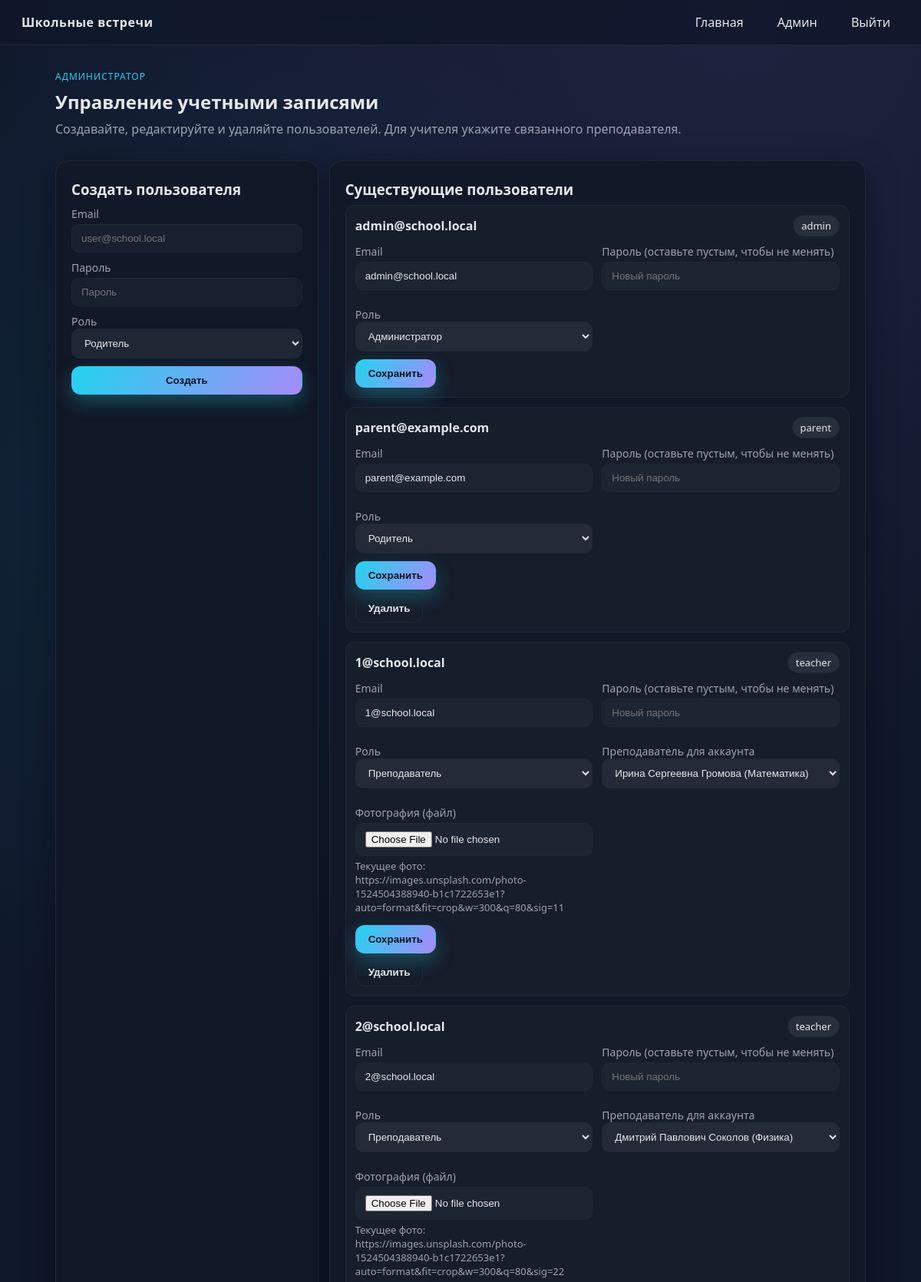
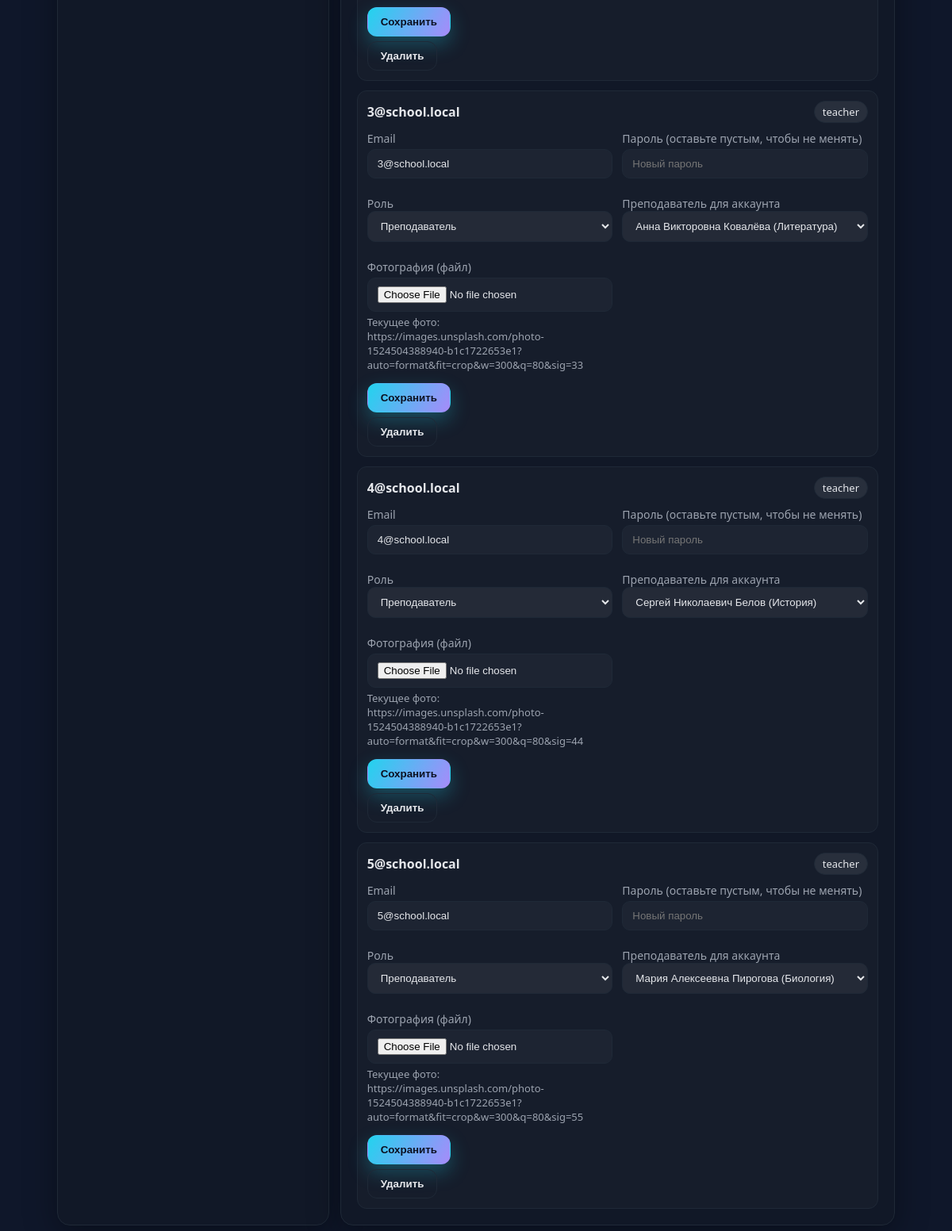
The page /admin/users (signed in) on the database its author committed (2 pictures, top to bottom).
### app.py (models this page shows, shortened)
class User(db.Model):
    id = db.Column(db.Integer, primary_key=True)
    email = db.Column(db.String(120), unique=True, nullable=False)
    password_hash = db.Column(db.String(255), nullable=False)
    role = db.Column(db.String(20), nullable=False)
    teacher_id = db.Column(db.Integer, db.ForeignKey("teacher.id"))
    teacher = db.relationship("Teacher")

class Teacher(db.Model):
    id = db.Column(db.Integer, primary_key=True)
    full_name = db.Column(db.String(120), nullable=False)
    subject = db.Column(db.String(80), nullable=False)
    room = db.Column(db.String(10), nullable=False)
    photo_url = db.Column(db.String(255), nullable=True)

### app.py (the view, shortened to what this page needs)
@app.route("/admin/users", methods=["GET", "POST"])
@login_required(role="admin")
def admin_users():
    teachers = Teacher.query.all()
    users = User.query.order_by(User.role, User.email).all()
    return render_template("admin_users.html", users=users, teachers=teachers)

### app.py (called while the page is built)
@app.before_request
def ensure_db():
    if not hasattr(app, "_db_inited"):
        setup()
        app._db_inited = True

def login_required(role=None):
    def decorator(fn):
        @wraps(fn)
        def wrapper(*args, **kwargs):
            user_id = session.get("user_id")
            if not user_id:
                flash("Пожалуйста, войдите в аккаунт.", "error")
                return redirect(url_for("login"))
            user = User.query.get(user_id)
            if not user:
                session.clear()
                flash("Сессия устарела. Войдите снова.", "error")
                return redirect(url_for("login"))
            allowed = {role} if isinstance(role, str) else set(role) if role else None
            if allowed and user.role not in allowed:
                flash("Недостаточно прав для доступа.", "error")
                return redirect(url_for("index"))
            return fn(*args, **kwargs)
        return wrapper
    return decorator

@app.context_processor
def inject_user():
    user_id = session.get("user_id")
    user = User.query.get(user_id) if user_id else None
    return {"current_user": user}

### templates/admin_users.html (shortened to what this page needs)
{% extends "base.html" %}
{% block content %}
<section class="section-header">
    <div>
        <p class="eyebrow">Администратор</p>
        <h2>Управление учетными записями</h2>
        <p class="lead">Создавайте, редактируйте и удаляйте пользователей. Для учителя укажите связанного преподавателя.</p>
    </div>
</section>
<div class="grid">
    <div class="card">
        <h3>Создать пользователя</h3>
        <form method="post" enctype="multipart/form-data">
            <label>Email
                <input type="email" name="email" required placeholder="user@school.local">
            </label>
            <label>Пароль
                <input type="text" name="password" required placeholder="Пароль">
            </label>
            <label>Роль
                <select name="role" id="create-role" onchange="toggleTeacherSelect(this, 'create-teacher')" required>
                    <option value="parent">Родитель</option>
                </select>
            </label>
            <button class="btn primary full" type="submit" style="margin-top: 10px;">Создать</button>
        </form>
    </div>
    <div class="card" style="grid-column: span 2;">
        <h3>Существующие пользователи</h3>
        <div class="slots">
            {% for user in users %}
                <div class="slot">
                        <div class="slot-header">
                            <strong>{{ user.email }}</strong>
                            <span class="pill">{{ user.role }}</span>
                        </div>
                        <form class="slot-form" method="post" enctype="multipart/form-data" action="{{ url_for('admin_update_user', user_id=user.id) }}">
                            <div class="form-grid">
                                <label>Email
                                    <input type="email" name="email" value="{{ user.email }}" required>
                                </label>
                                <label>Пароль (оставьте пустым, чтобы не менять)
                                    <input type="text" name="password" placeholder="Новый пароль">
                                </label>
                                <label>Роль
                                    <select name="role" onchange="toggleTeacherSelect(this, 'teacher-{{ user.id }}')" required>
                                        <option value="parent" {% if user.role == 'parent' %}selected{% endif %}>Родитель</option>
                                        <option value="teacher" {% if user.role == 'teacher' %}selected{% endif %}>Преподаватель</option>
                                        <option value="admin" {% if user.role == 'admin' %}selected{% endif %}>Администратор</option>
                                    </select>
                                </label>
                                <label id="teacher-{{ user.id }}" class="{% if user.role != 'teacher' %}hidden{% endif %}">Преподаватель для аккаунта
                                    <select name="teacher_id">
                                        {% for teacher in teachers %}
                                            <option value="{{ teacher.id }}" {% if user.teacher_id == teacher.id %}selected{% endif %}>{{ teacher.full_name }} ({{ teacher.subject }})</option>
                                        {% endfor %}
                                    </select>
                                </label>
                                <label id="photo-{{ user.id }}" class="{% if user.role != 'teacher' %}hidden{% endif %}">Фотография (файл)
                                    <input type="file" name="photo_file" accept="image/*">
                                    {% if user.teacher_id %}
                                        {% set existing_teacher = (teachers | selectattr('id','equalto',user.teacher_id) | list | first) %}
                                        {% if existing_teacher and existing_teacher.photo_url %}
                                            <p class="muted small">Текущее фото: {{ existing_teacher.photo_url }}</p>
                                        {% endif %}
                                    {% endif %}
                                </label>
                            </div>
                            <div style="margin-top: 10px; display: flex; gap: 8px; align-items: center; flex-wrap: wrap;">
                                <button class="btn primary" type="submit">Сохранить</button>
                            </div>
                        </form>
                    {% if user.email != 'admin@school.local' %}
                        <form method="post" action="{{ url_for('admin_delete_user', user_id=user.id) }}" onsubmit="return confirm('Удалить пользователя?')" style="margin-top: 6px;">
                            <button class="btn ghost" type="submit">Удалить</button>
                        </form>
                    {% endif %}
                </div>
            {% endfor %}
        </div>
    </div>
</div>
{% endblock %}

### templates/base.html (shortened to what this page needs)
<!DOCTYPE html>
<html lang="ru">
<head>
    <link rel="stylesheet" href="{{ url_for('static', filename='style.css') }}">
</head>
<body>
    <header class="site-header">
        <div class="logo">Школьные встречи</div>
        <nav>
            <a href="{{ url_for('index') }}">Главная</a>
            {% if current_user %}
                {% if current_user.role == 'parent' %}
                    <a href="{{ url_for('parent') }}">Запись</a>
                {% elif current_user.role == 'teacher' %}
                    <a href="{{ url_for('teacher_dashboard') }}">Мои записи</a>
                {% elif current_user.role == 'admin' %}
                    <a href="{{ url_for('admin_users') }}">Админ</a>
                {% endif %}
                <a href="{{ url_for('logout') }}">Выйти</a>
            {% else %}
                <a href="{{ url_for('login') }}">Войти</a>
            {% endif %}
        </nav>
    </header>
    <main class="content">
        {% block content %}{% endblock %}
    </main>
</body>
</html>

### static/style.css (style rules this page uses)
:root { --bg: #0f172a; --card: #111827; --muted: #9ca3af; --text: #e5e7eb; --accent: #22d3ee; --accent-2: #a78bfa; --border: #1f2937; --danger: #f87171; --success: #34d399; --shadow: 0 10px 40px rgba(0, 0, 0, 0.35); font-family: "Segoe UI", system-ui, -apple-system, sans-serif; }
* { box-sizing: border-box; }
body { margin: 0; background: radial-gradient(circle at 20% 20%, rgba(34, 211, 238, 0.08), transparent 25%), radial-gradient(circle at 80% 0%, rgba(167, 139, 250, 0.1), transparent 30%), var(--bg); color: var(--text); min-height: 100vh; }
a { color: var(--accent); text-decoration: none; }
.site-header { display: flex; justify-content: space-between; align-items: center; padding: 18px 28px; position: sticky; top: 0; backdrop-filter: blur(10px); background: rgba(15, 23, 42, 0.8); border-bottom: 1px solid var(--border); z-index: 10; }
.logo { font-weight: 700; letter-spacing: 0.5px; }
nav a { margin-left: 16px; padding: 8px 12px; border-radius: 10px; color: var(--text); transition: background 0.2s ease, color 0.2s ease; }
.content { max-width: 1100px; margin: 0 auto; padding: 32px 22px 60px; }
.card { background: var(--card); border: 1px solid var(--border); border-radius: 16px; padding: 20px; box-shadow: var(--shadow); }
.section-header { display: flex; justify-content: space-between; align-items: flex-start; gap: 12px; margin-bottom: 18px; }
.eyebrow { color: var(--accent); text-transform: uppercase; letter-spacing: 1px; font-size: 12px; margin: 0 0 8px 0; }
h1, h2, h3 { margin: 4px 0 8px 0; }
.lead { color: var(--muted); margin: 6px 0 12px 0; }
.muted { color: var(--muted); margin: 4px 0; }
.small { font-size: 13px; }
.btn { display: inline-block; padding: 10px 16px; border-radius: 12px; font-weight: 600; border: 1px solid transparent; cursor: pointer; transition: transform 0.1s ease, box-shadow 0.15s ease, background 0.2s ease; }
.btn.primary { background: linear-gradient(120deg, var(--accent), var(--accent-2)); color: #0b1021; box-shadow: 0 10px 25px rgba(34, 211, 238, 0.28); }
.btn.ghost { background: transparent; color: var(--text); border: 1px solid var(--border); }
.btn.full { width: 100%; text-align: center; }
.grid { display: grid; grid-template-columns: repeat(auto-fit, minmax(260px, 1fr)); gap: 14px; }
.pill { display: inline-block; padding: 4px 10px; border-radius: 999px; background: rgba(255, 255, 255, 0.08); border: 1px solid var(--border); font-size: 13px; }
.slots { display: flex; flex-direction: column; gap: 12px; }
.slot { border: 1px solid var(--border); border-radius: 12px; padding: 12px; background: rgba(255, 255, 255, 0.02); }
.slot-header { display: flex; justify-content: space-between; align-items: center; }
label { display: block; font-size: 14px; margin-top: 10px; color: var(--muted); }
input, textarea { width: 100%; margin-top: 4px; padding: 10px 12px; border-radius: 10px; border: 1px solid var(--border); background: rgba(255, 255, 255, 0.03); color: var(--text); }
select { width: 100%; padding: 10px 12px; border-radius: 10px; border: 1px solid var(--border); background: rgba(255, 255, 255, 0.06); color: var(--text); }
.form-grid { display: grid; grid-template-columns: repeat(auto-fit, minmax(240px, 1fr)); gap: 12px; }

### rows shown on the page
User: email "admin@school.local", role "admin", role "Администратор"
User: email "parent@example.com", role "parent", role "Родитель"
User: email "1@school.local", role "teacher", role "Преподаватель", teacher_id "Ирина Сергеевна Громова (Математика)"
Teacher: photo_url "https://images.unsplash.com/photo-1524504388940-b1c1722653e1?auto=format&fit=crop&w=300&q=80&sig=11"
User: email "2@school.local", role "teacher", role "Преподаватель", teacher_id "Дмитрий Павлович Соколов (Физика)"
Teacher: photo_url "https://images.unsplash.com/photo-1524504388940-b1c1722653e1?auto=format&fit=crop&w=300&q=80&sig=22"
User: email "3@school.local", role "teacher", role "Преподаватель", teacher_id "Анна Викторовна Ковалёва (Литература)"
Teacher: photo_url "https://images.unsplash.com/photo-1524504388940-b1c1722653e1?auto=format&fit=crop&w=300&q=80&sig=33"
User: email "4@school.local", role "teacher", role "Преподаватель", teacher_id "Сергей Николаевич Белов (История)"
Teacher: photo_url "https://images.unsplash.com/photo-1524504388940-b1c1722653e1?auto=format&fit=crop&w=300&q=80&sig=44"
User: email "5@school.local", role "teacher", role "Преподаватель", teacher_id "Мария Алексеевна Пирогова (Биология)"
Teacher: photo_url "https://images.unsplash.com/photo-1524504388940-b1c1722653e1?auto=format&fit=crop&w=300&q=80&sig=55"
